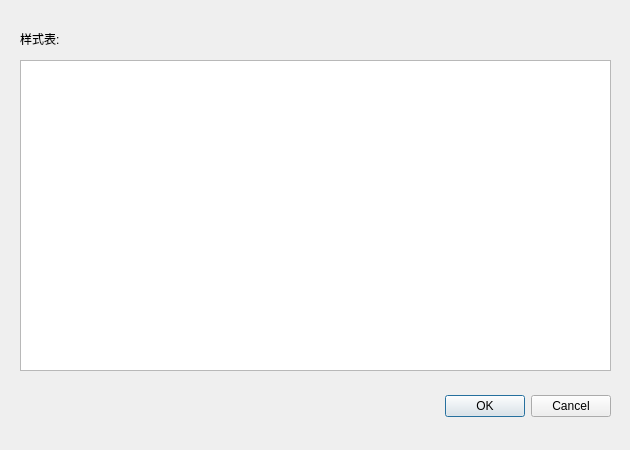
<?xml version="1.0" encoding="UTF-8"?>
<ui version="4.0">
 <class>StyleDialog</class>
 <widget class="QDialog" name="StyleDialog">
  <property name="geometry">
   <rect>
    <x>0</x>
    <y>0</y>
    <width>630</width>
    <height>450</height>
   </rect>
  </property>
  <property name="minimumSize">
   <size>
    <width>630</width>
    <height>450</height>
   </size>
  </property>
  <property name="maximumSize">
   <size>
    <width>630</width>
    <height>450</height>
   </size>
  </property>
  <property name="windowTitle">
   <string>Dialog</string>
  </property>
  <widget class="QDialogButtonBox" name="buttonBox">
   <property name="geometry">
    <rect>
     <x>270</x>
     <y>390</y>
     <width>341</width>
     <height>32</height>
    </rect>
   </property>
   <property name="orientation">
    <enum>Qt::Horizontal</enum>
   </property>
   <property name="standardButtons">
    <set>QDialogButtonBox::Cancel|QDialogButtonBox::Ok</set>
   </property>
  </widget>
  <widget class="QTextEdit" name="textEdit">
   <property name="geometry">
    <rect>
     <x>20</x>
     <y>60</y>
     <width>591</width>
     <height>311</height>
    </rect>
   </property>
   <property name="font">
    <font>
     <pointsize>15</pointsize>
    </font>
   </property>
  </widget>
  <widget class="QLabel" name="label">
   <property name="geometry">
    <rect>
     <x>20</x>
     <y>30</y>
     <width>111</width>
     <height>17</height>
    </rect>
   </property>
   <property name="text">
    <string>样式表:</string>
   </property>
  </widget>
 </widget>
 <resources/>
 <connections>
  <connection>
   <sender>buttonBox</sender>
   <signal>accepted()</signal>
   <receiver>StyleDialog</receiver>
   <slot>accept()</slot>
   <hints>
    <hint type="sourcelabel">
     <x>248</x>
     <y>254</y>
    </hint>
    <hint type="destinationlabel">
     <x>157</x>
     <y>274</y>
    </hint>
   </hints>
  </connection>
  <connection>
   <sender>buttonBox</sender>
   <signal>rejected()</signal>
   <receiver>StyleDialog</receiver>
   <slot>reject()</slot>
   <hints>
    <hint type="sourcelabel">
     <x>316</x>
     <y>260</y>
    </hint>
    <hint type="destinationlabel">
     <x>286</x>
     <y>274</y>
    </hint>
   </hints>
  </connection>
 </connections>
</ui>
